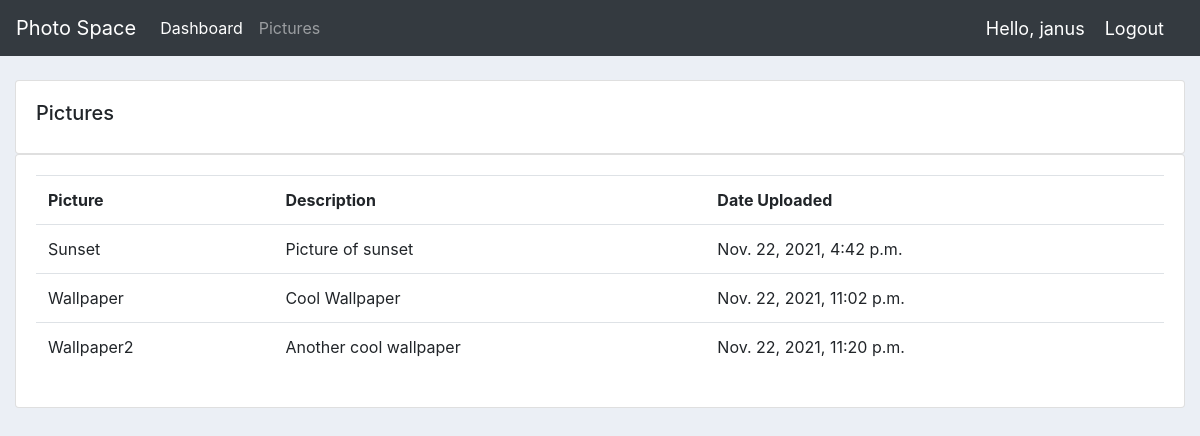
/picture/ (signed in), run on the app's committed database.
### accounts/models.py (models this page shows, shortened)
class Picture(models.Model):
    category = models.ForeignKey(Category, on_delete=models.SET_NULL, null=True)
    picture = models.ImageField(null=False, blank=False, default="Image")
    name = models.CharField(max_length=200, null=True)
    description = models.TextField(default="Description")
    date_uploaded = models.DateTimeField(auto_now_add=True, null=True)

### accounts/views.py (the view)
# urls.py: path('picture/', views.picture, name="pictures"),
@login_required(login_url='login')
def picture(request):
    pictures = Picture.objects.all()
    return render(request, 'accounts/pictures.html', {'pictures': pictures})

### accounts/templates/accounts/pictures.html
{%  extends 'accounts/main.html' %}
{% block content %}
		<br>
		<div class="row">
			<div class="col-md">
				<div class="card card-body">
					<h5>Pictures</h5>
				</div>
				<div class="card card-body">
					<table class="table">
						<tr>
							<th>Picture</th>
							<th>Description</th>
							<th>Date Uploaded</th>
						</tr>
						{% for i in pictures %}
						<tr>
							<td>{{i.name}}</td>
							<td>{{i.description}}</td>
							<td>{{i.date_uploaded}}</td>
						</tr>
						{% endfor %}
					</table>
				</div>
			</div>
		</div>
{% endblock content %}

### accounts/templates/accounts/navbar.html (shortened to what this page needs)
{% load static %}
<nav class="navbar navbar-expand-lg navbar-dark bg-dark">
  <a class="navbar-brand" href="{% url 'home' %}">Photo Space</a>
  <div class="collapse navbar-collapse" id="navbarNavAltMarkup">
    <div class="navbar-nav">
      <a class="nav-item nav-link active" href="{% url 'home' %}">Dashboard<span class="sr-only">(current)</span></a>
      <a class="nav-item nav-link" href="{% url 'pictures' %}">Pictures</a>
    </div>
  </div>
  <span class="hello-msg">Hello, {{request.user}}</span>
  <span ><a  class="hello-msg" href="{% url 'logout' %}">Logout</a></span>
</nav>

### static/css/main.css (style rules this page uses)
body { background-color: #ebeff5; }

### accounts/templates/accounts/navbar.html (style rules this page uses)
.hello-msg { font-size: 18px; color: #fff; margin-right: 20px; }

### data on the page
Picture: name "Sunset", description "Picture of sunset", date_uploaded "Nov. 22, 2021, 4:42 p.m."
Picture: name "Wallpaper", description "Cool Wallpaper", date_uploaded "Nov. 22, 2021, 11:02 p.m."
Picture: name "Wallpaper2", description "Another cool wallpaper", date_uploaded "Nov. 22, 2021, 11:20 p.m."

### other printed values
{{ request.user }} "janus"
